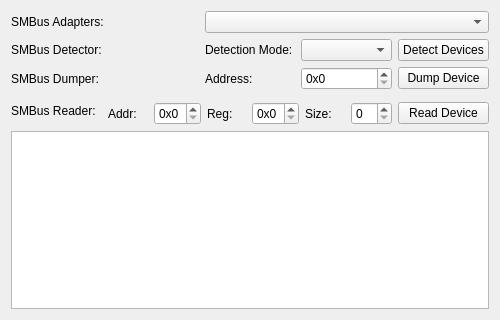
<?xml version="1.0" encoding="UTF-8"?>
<ui version="4.0">
 <class>Form</class>
 <widget class="QWidget" name="Form">
  <property name="geometry">
   <rect>
    <x>0</x>
    <y>0</y>
    <width>500</width>
    <height>320</height>
   </rect>
  </property>
  <property name="windowTitle">
   <string>Form</string>
  </property>
  <layout class="QGridLayout" name="gridLayout">
   <item row="0" column="0" colspan="2">
    <widget class="QLabel" name="SMBusAdaptersLabel">
     <property name="text">
      <string>SMBus Adapters:</string>
     </property>
    </widget>
   </item>
   <item row="0" column="2" colspan="3">
    <widget class="QComboBox" name="SMBusAdaptersBox"/>
   </item>
   <item row="1" column="0" colspan="2">
    <widget class="QLabel" name="SMBusDetectorLabel">
     <property name="text">
      <string>SMBus Detector:</string>
     </property>
    </widget>
   </item>
   <item row="1" column="2">
    <widget class="QLabel" name="SMBusDetectModeLabel">
     <property name="text">
      <string>Detection Mode:</string>
     </property>
    </widget>
   </item>
   <item row="1" column="3">
    <widget class="QComboBox" name="SMBusDetectionModeBox"/>
   </item>
   <item row="1" column="4">
    <widget class="QPushButton" name="DetectButton">
     <property name="text">
      <string>Detect Devices</string>
     </property>
    </widget>
   </item>
   <item row="2" column="0" colspan="2">
    <widget class="QLabel" name="SMBusDumpLabel">
     <property name="text">
      <string>SMBus Dumper:</string>
     </property>
    </widget>
   </item>
   <item row="2" column="2">
    <widget class="QLabel" name="DumpAddressLabel">
     <property name="text">
      <string>Address:</string>
     </property>
    </widget>
   </item>
   <item row="2" column="3">
    <widget class="QSpinBox" name="DumpAddressBox">
     <property name="suffix">
      <string/>
     </property>
     <property name="prefix">
      <string>0x</string>
     </property>
     <property name="maximum">
      <number>255</number>
     </property>
     <property name="displayIntegerBase">
      <number>16</number>
     </property>
    </widget>
   </item>
   <item row="2" column="4">
    <widget class="QPushButton" name="DumpButton">
     <property name="text">
      <string>Dump Device</string>
     </property>
    </widget>
   </item>
   <item row="3" column="0" rowspan="2" colspan="2">
    <widget class="QLabel" name="SMBusReaderLabel">
     <property name="text">
      <string>SMBus Reader:</string>
     </property>
    </widget>
   </item>
   <item row="4" column="1" colspan="3">
    <layout class="QHBoxLayout" name="horizontalLayout">
     <item>
      <widget class="QLabel" name="ReadAddressLabel">
       <property name="text">
        <string>Addr:</string>
       </property>
      </widget>
     </item>
     <item>
      <widget class="QSpinBox" name="ReadAddressBox">
       <property name="prefix">
        <string>0x</string>
       </property>
       <property name="maximum">
        <number>255</number>
       </property>
       <property name="displayIntegerBase">
        <number>16</number>
       </property>
      </widget>
     </item>
     <item>
      <widget class="QLabel" name="ReadRegisterLabel">
       <property name="text">
        <string>Reg:</string>
       </property>
      </widget>
     </item>
     <item>
      <widget class="QSpinBox" name="ReadRegisterBox">
       <property name="prefix">
        <string>0x</string>
       </property>
       <property name="maximum">
        <number>255</number>
       </property>
       <property name="displayIntegerBase">
        <number>16</number>
       </property>
      </widget>
     </item>
     <item>
      <widget class="QLabel" name="ReadSizeLabel">
       <property name="text">
        <string>Size:</string>
       </property>
      </widget>
     </item>
     <item>
      <widget class="QSpinBox" name="ReadSizeBox"/>
     </item>
    </layout>
   </item>
   <item row="4" column="4">
    <widget class="QPushButton" name="ReadButton">
     <property name="text">
      <string>Read Device</string>
     </property>
    </widget>
   </item>
   <item row="5" column="0" colspan="5">
    <widget class="QPlainTextEdit" name="SMBusDataText"/>
   </item>
  </layout>
 </widget>
 <resources/>
 <connections/>
</ui>
